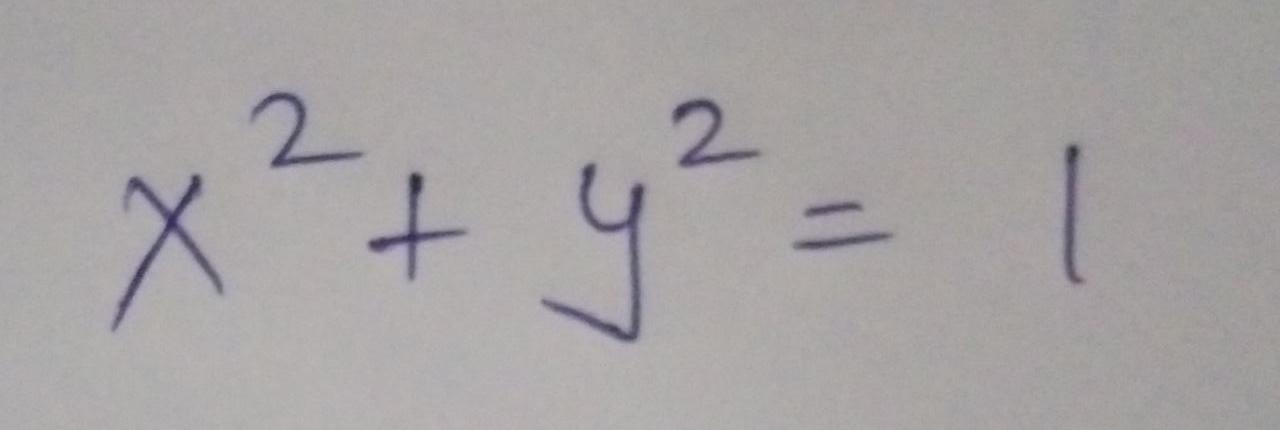
#> input picture dialation/Equation.jpeg, 1280 x 430 px
$ jupyter execute vikram.ipynb
#> lines starting #> are read from the running program, lines starting #| are printed output that depends on the picture; after the words box and inside, x2 and y2 are one past the last pixel; in counts of white or black regions, pixels touching at a corner belong together
[cell 1]
import cv2
import numpy as np
image = cv2.imread('Equation.jpeg')
#> image is the input picture: shape (430, 1280, 3); mean B, G, R 163.8, 163.4, 167.1
image= cv2.cvtColor(image, cv2.COLOR_BGR2GRAY)
#> image: shape (430, 1280)

gradients_sobelx = cv2.Sobel(image, -1, 1, 0)
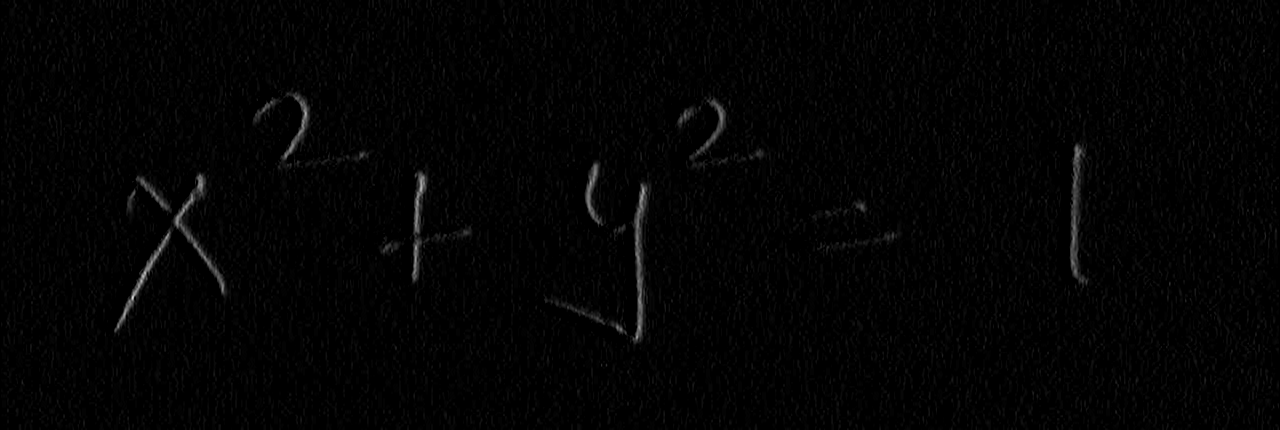
#> gradients_sobelx: shape (430, 1280); min 0, max 216, mean 3.4
gradients_sobely = cv2.Sobel(image, -1, 0, 1)
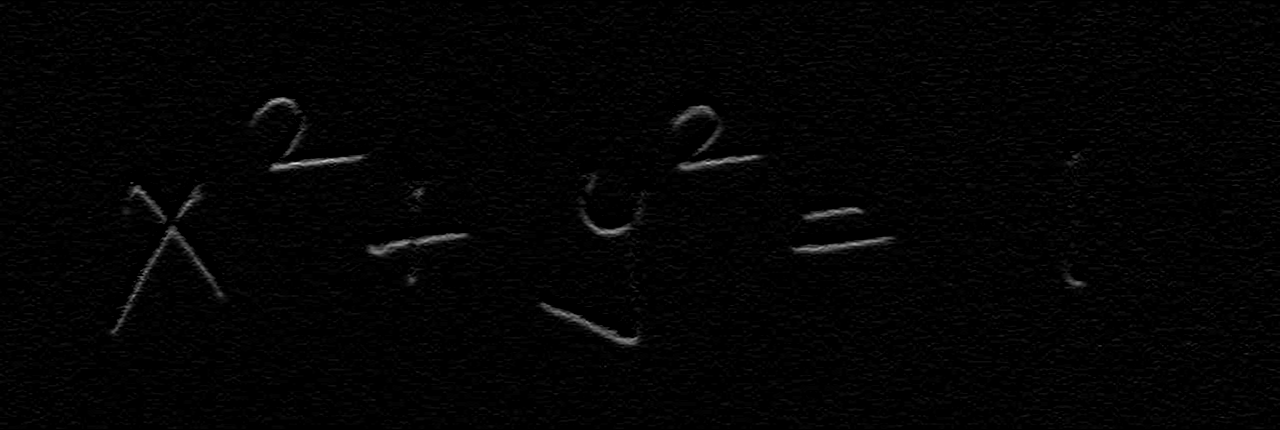
#> gradients_sobely: shape (430, 1280); min 0, max 222, mean 3.6
gradients_sobelxy = cv2.addWeighted(gradients_sobelx, 0.5, gradients_sobely, 0.5, 0)
gradients_laplacian = cv2.Laplacian(image, -1)
canny_output = cv2.Canny(image, 80, 150)
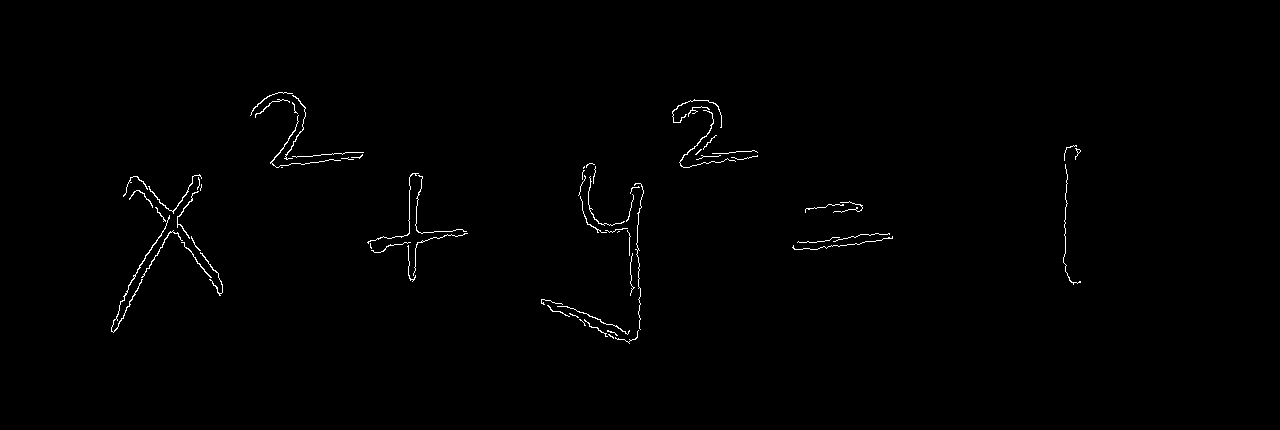
#> canny_output: shape (430, 1280); 0.64% white in thin lines or dots, all inside (x1, y1, x2, y2) = (111, 92, 1081, 344)

cv2.imshow('Sobel x', gradients_sobelx)
cv2.imshow('Sobel y', gradients_sobely)
cv2.imshow('Sobel X+y', gradients_sobelxy)
cv2.imshow('laplacian', gradients_laplacian)
cv2.imshow('Canny', canny_output)
cv2.waitKey()
